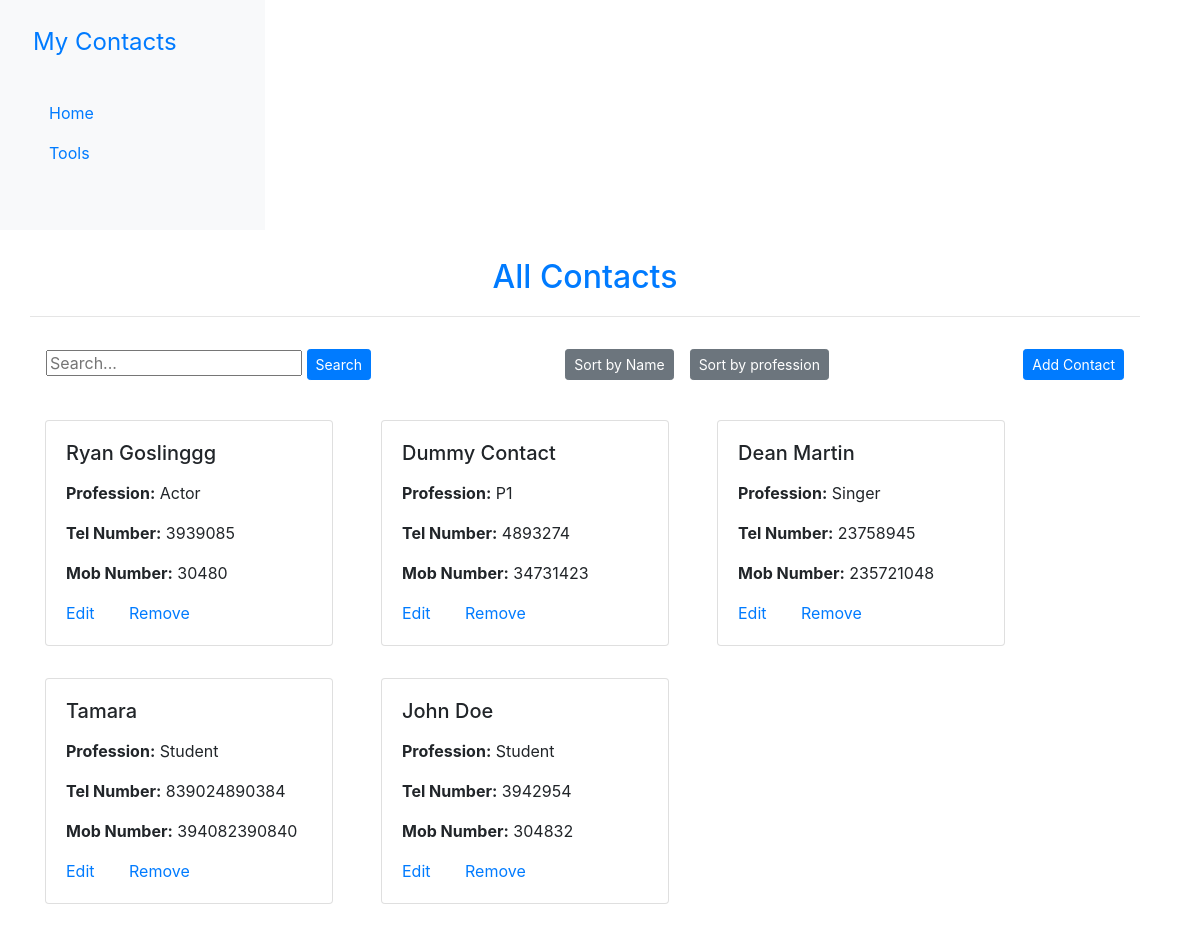
Screenshot of /sort/profession/ with the database file from the repository.
### main/models.py (models this page shows, shortened)
class Contact(models.Model):
    name = models.CharField(max_length=100)
    profession = models.CharField(max_length=100)
    telephonNumber = models.CharField(max_length=100)
    mobileNumber = models.CharField(max_length=100)

### main/views.py (the view)
# urls.py: path("sort/<str:key>/", views.sortContacts, name="sortContacts")
def sortContacts(request, key):
  contacts = Contact.objects.all().order_by(key)
  context = {
    "contacts": contacts
  }
  return render(request, "contactList.html", context)

### main/templates/contactList.html (shortened to what this page needs)
{% extends 'base.html' %}
{% block content %}
    <h2 class="text-center p-1 text-primary">All Contacts</h2>
    <hr/>
    <div class="d-flex p-3 pb-4 align-items-center">
        <form action="{% url 'searchContacts' %}" method="get">
            <input class="h-100" type="text" name="search" placeholder="Search..." value="">
            <input class="btn btn-sm btn-primary" type="submit" value="Search">
        </form>
        <a class="ml-auto mr-3 btn btn-sm btn-secondary" href="{% url 'sortContacts' 'name' %}">Sort by Name</a>
        <a class="btn btn-sm btn-secondary" href="{% url 'sortContacts' 'profession' %}">Sort by profession</a>
        <div class="ml-auto">
            <a href="{% url 'createContact' %}"><button type="button" class="btn btn-sm btn-primary">Add Contact</button></a>
        </div>
    </div>
    <div class="container pb-5 d-flex flex-wrap">
        {% for contact in contacts %}
        <div class="card mt-3 mb-3 mr-5" style="width: 18rem;">
        <div class="card-body">
            <h5 class="card-title mb-3">{{ contact.name }}</h5>
            <p class="card-text"><span class="font-weight-bold">Profession:</span> {{ contact.profession }}</p>
            <p class="card-text"><span class="font-weight-bold">Tel Number:</span> {{ contact.telephonNumber }}</p>
            <p class="card-text"><span class="font-weight-bold">Mob Number:</span> {{ contact.mobileNumber }}</p>
            <a style="margin-right: 30px;" href="{% url 'editContact' contact.pk%}">Edit</a>
            <a style="margin-right: 30px;" href="{% url 'deleteContact' contact.pk%}">Remove</a>
        </div>
        </div>
        {% endfor %}
    </div>
{% endblock content %}

### rows the page displays
Contact: name "Ryan Goslinggg", profession "Actor", telephonNumber "3939085", mobileNumber "30480"
Contact: name "Dummy Contact", profession "P1", telephonNumber "4893274", mobileNumber "34731423"
Contact: name "Dean Martin", profession "Singer", telephonNumber "23758945", mobileNumber "235721048"
Contact: name "Tamara", profession "Student", telephonNumber "839024890384", mobileNumber "394082390840"
Contact: name "John Doe", profession "Student", telephonNumber "3942954", mobileNumber "304832"
